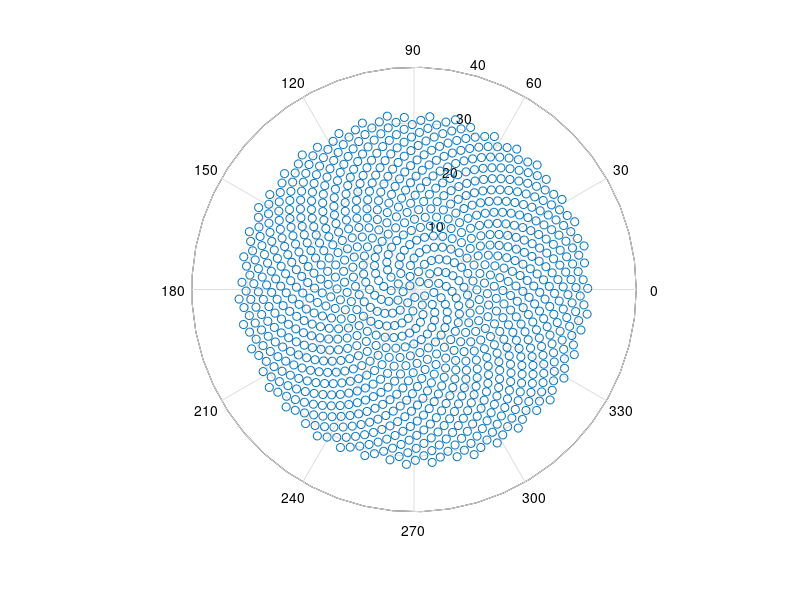

MATLAB code to generate this figure:
% Timothy Smith 
% Problem 9.4
% 5/18/16
%______________
n=1:1:1000;
theta=pi*137.81.*n./180;
r=sqrt(n);
polar(theta,r,'o')